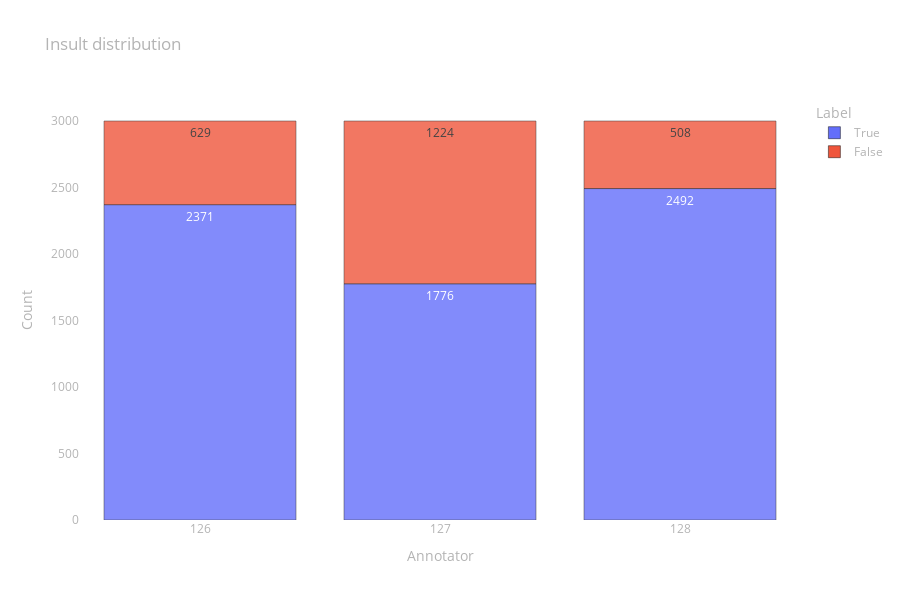

Write notebook code for a chart like this one.
### Code cell
fig = px.bar(
    data_frame=prepare_data_to_px(insult),
    x="Annotator", y="Count", color="Label", opacity=0.8,
    height=600, text="Count", title="Insult distribution")

fig.update_layout(layout)

fig.show()

### Figure 1 — Plotly figure (JSON) as saved in the notebook; plotly's stock layout.template omitted (floating-point values rounded to 4 significant figures)
{"data": [{"alignmentgroup": "True", "hovertemplate": "Label=True<br>Annotator=%{x}<br>Count=%{text}<extra></extra>", "legendgroup": "True", "marker": {"color": "#636efa", "opacity": 0.8, "pattern": {"shape": ""}}, "name": "True", "offsetgroup": "True", "orientation": "v", "showlegend": true, "text": [2371, 1776, 2492], "textposition": "auto", "type": "bar", "x": [126, 127, 128], "xaxis": "x", "y": [2371, 1776, 2492], "yaxis": "y"}, {"alignmentgroup": "True", "hovertemplate": "Label=False<br>Annotator=%{x}<br>Count=%{text}<extra></extra>", "legendgroup": "False", "marker": {"color": "#EF553B", "opacity": 0.8, "pattern": {"shape": ""}}, "name": "False", "offsetgroup": "False", "orientation": "v", "showlegend": true, "text": [629, 1224, 508], "textposition": "auto", "type": "bar", "x": [126, 127, 128], "xaxis": "x", "y": [629, 1224, 508], "yaxis": "y"}], "layout": {"barmode": "relative", "font": {"color": "rgb(180,180,180)"}, "height": 600, "legend": {"title": {"text": "Label"}, "tracegroupgap": 0}, "paper_bgcolor": "rgba(0,0,0,0)", "plot_bgcolor": "rgba(0,0,0,0)", "title": {"text": "Insult distribution"}, "xaxis": {"anchor": "y", "domain": [0, 1], "showgrid": false, "title": {"text": "Annotator"}, "type": "category", "zeroline": false}, "yaxis": {"anchor": "x", "domain": [0, 1], "showgrid": false, "title": {"text": "Count"}, "zeroline": false}}}
